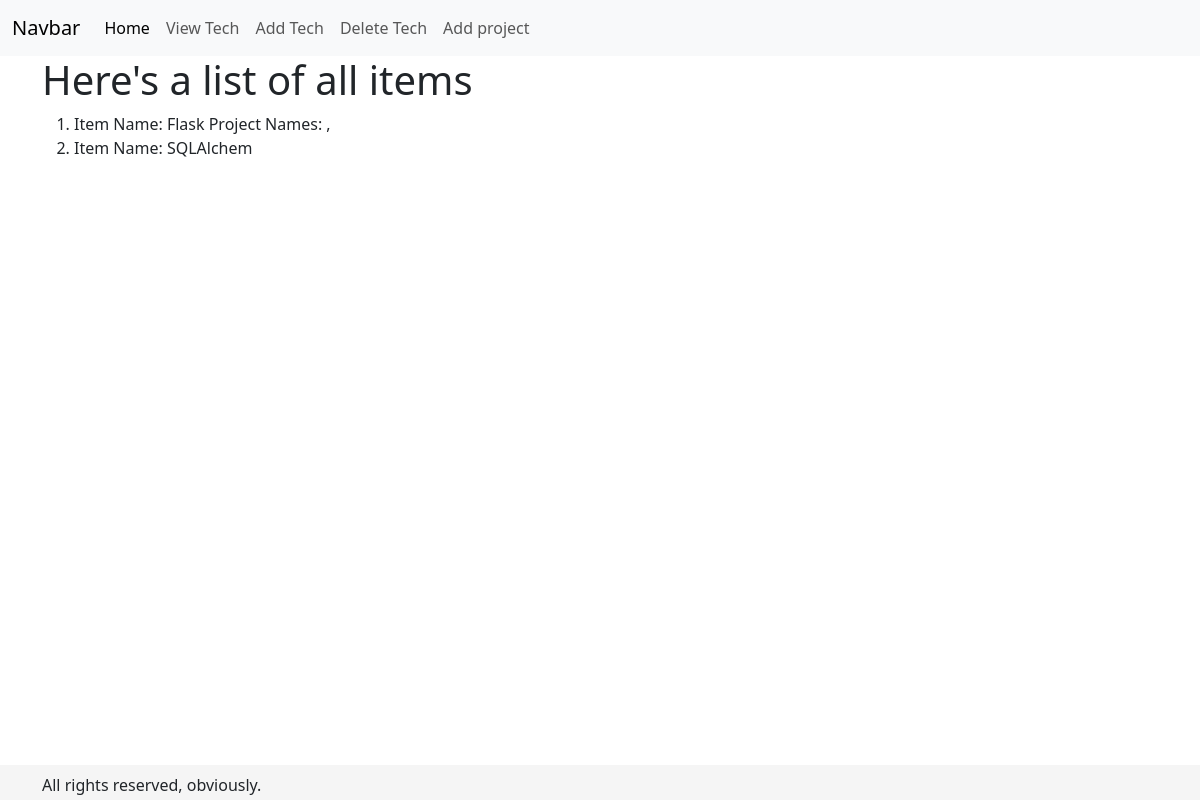
The app's page /view, older data.
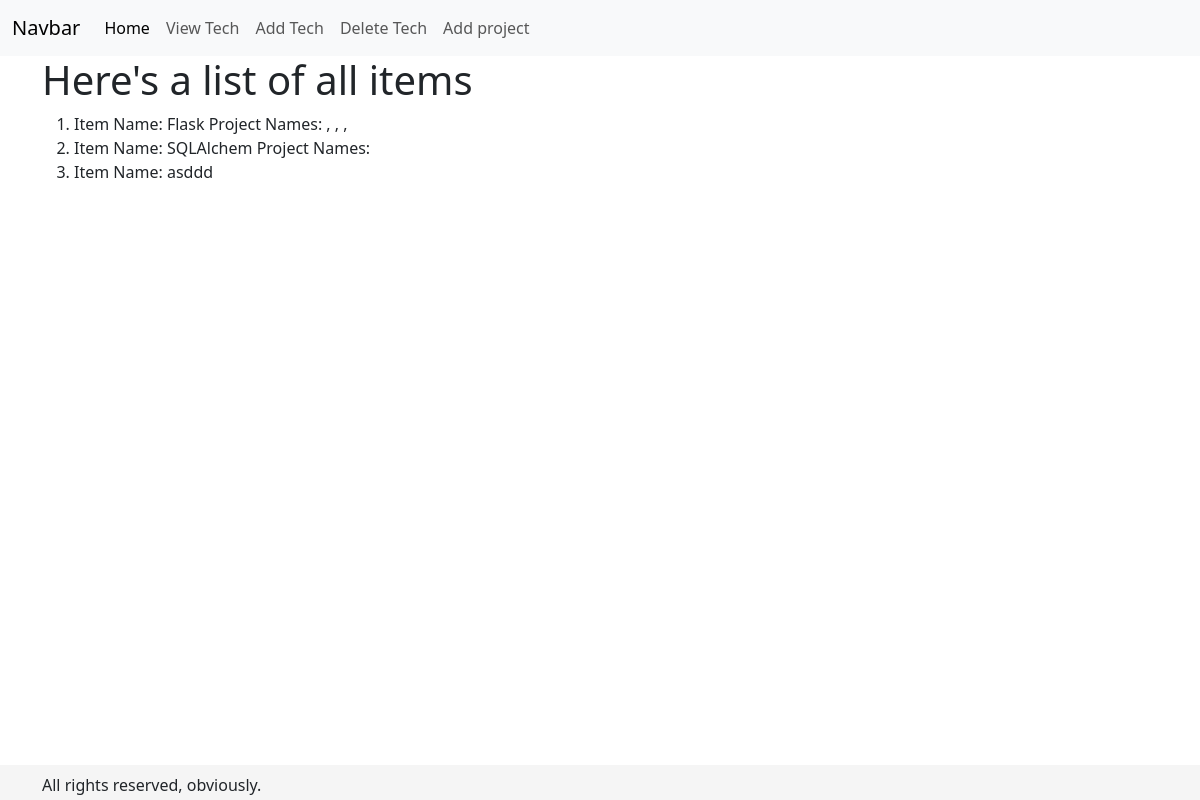
The same page, newer data.
### main.py (models this page shows, shortened)
class Tech(db.Model):
    __tablename__ = "tech"
    id = db.Column(db.Integer, primary_key=True)
    name = db.Column(db.Text)
    project = db.relationship("Project", backref="tech", lazy="dynamic")
    def __repr__(self):
        if self.project.count() > 0:
            pr_names = ", ".join([pr.name or "" for pr in self.project.all()])
            return f"Item Name: {self.name}\n Project Names: {pr_names}"
        return f"Item Name: {self.name}"

class Project(db.Model):
    __tablename__ = "project"
    id = db.Column(db.Integer, primary_key=True)
    name = db.Column(db.Text)
    tech_id = db.Column(db.Integer, db.ForeignKey("tech.id"))

### main.py (the view)
@app.route("/view")
def view_tech():
    tech = Tech.query.all()
    return render_template("view_tech.html", tech=tech)

### templates/view_tech.html (shortened to what this page needs)
<!DOCTYPE html>
<html lang="en">
<head>
    <link href="https://cdn.jsdelivr.net/npm/bootstrap@5.3.0-alpha1/dist/css/bootstrap.min.css" rel="stylesheet"
>
</head>
{%extends 'base.html'%}
{%block navi%}
<div class="container">
    <h1>Here's a list of all items</h1>
    <ol>
    {%for item in tech%}
        <li>{{item}}</li>
    {%endfor%}
    </ol>
</div>
{%endblock%}

### templates/base.html (shortened to what this page needs)
<nav class="navbar navbar-expand-lg bg-body-tertiary">
  <div class="container-fluid">
    <a class="navbar-brand" href="{{url_for('index')}}">Navbar</a>
    <div class="collapse navbar-collapse" id="navbarNavAltMarkup">
      <div class="navbar-nav">
        <a class="nav-link active" aria-current="page" href="{{url_for('index')}}">Home</a>
        <a class="nav-link" href="{{url_for('view_tech')}}">View Tech</a>
        <a class="nav-link" href="{{url_for('add')}}">Add Tech</a>
        <a class="nav-link" href="{{url_for('delete')}}">Delete Tech</a>
        <a class="nav-link" href="{{url_for('add_project')}}">Add project</a>
      </div>
    </div>
  </div>
</nav>
{% block navi %}
{% endblock %}
<div style="height: 100px;">
</div>
<div class="navbar fixed-bottom" style="background-color: whitesmoke; height: 35px;">
<div class="container">
    <p>All rights reserved, obviously.</p>
</div>
</div>

Row changes from the older to the newer data that the page shows:
computed for Tech: name.name "Item Name: Flask Project Names: ," → "Item Name: Flask Project Names: , , ,"
computed for Tech: name.name "Item Name: SQLAlchem" → "Item Name: SQLAlchem Project Names:"
added Tech: name "Item Name: asddd"
